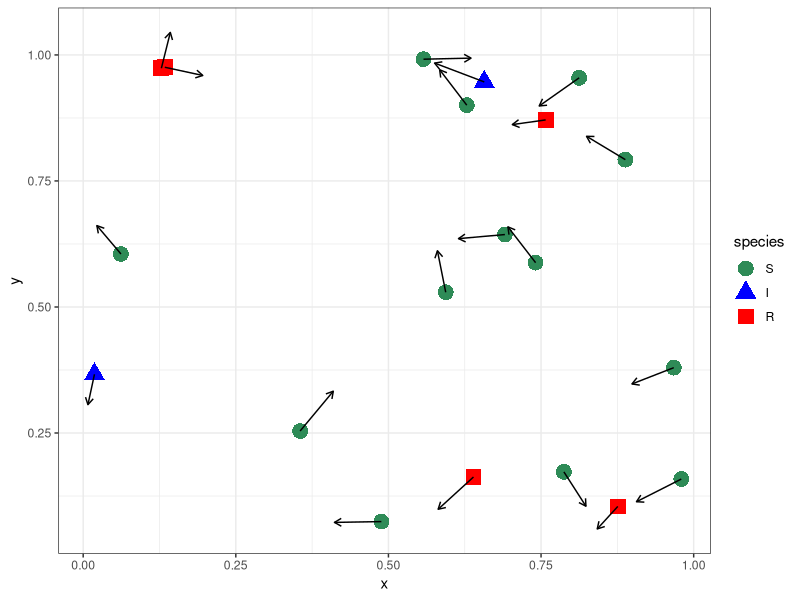

Write the R code that produced this figure.
## ---- chunk 1
knitr::opts_chunk$set(echo = TRUE)
## ---- chunk 2
library("tidyverse"); theme_set(theme_bw())
set.seed(20230307)
## ---- chunk 3
n <- 20

d <- data.frame(
  x = runif(n),
  y = runif(n),
  species = sample(c("S","I","R"), size = n, replace = TRUE, 
                   prob = c(0.6,0.2,0.2)),
  speed = runif(n,0.05, 0.1),
  direction = runif(n, max = 2*pi)
) %>%
  mutate(
    xend = x + speed*cos(direction),
    yend = y + speed*sin(direction),
    species = factor(species, levels = c("S","I","R"))
  )



ggplot(d, aes(x = x, y = y, xend = xend, yend=yend,
              color = species, shape = species)) +
  geom_point(size = 5) +
  geom_segment(arrow = arrow(length = unit(0.2, "cm")), color = "black") +
  scale_color_manual(
    values = c(
      "S" = "seagreen",
      "I" = "blue",
      "R" = "red"
    )
  )
